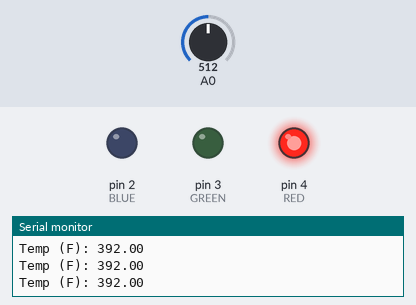
The sketch below on a simulated Arduino Uno, built with avr-gcc and run on an emulated ATmega328P. Parts: output pins drawn as LEDs (lit = HIGH), the last lines printed to the serial monitor. The inputs (shaded band) are chosen by the test bench; at power-on: A0 = 512.

Above: at 0.9 s.
1.3 s: A0 set to 173
4.3 s: A0 set to 146
At 4.53 s:
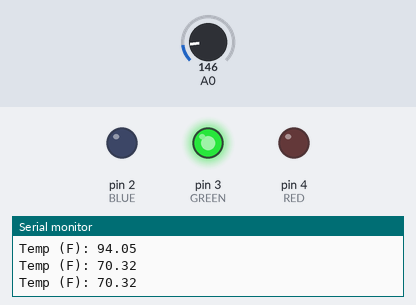
7.3 s: A0 set to 122
At 7.85 s:
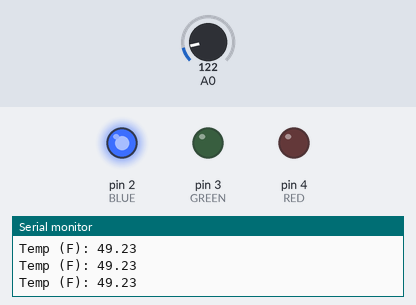
Timing chart, 0 to 10.3 s (numbered marks = the images above; inputs shaded):
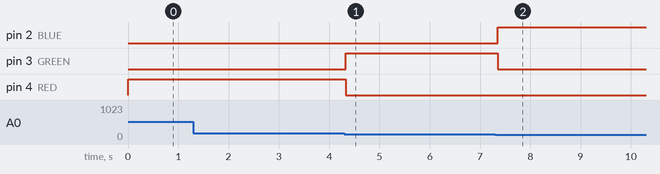

Measured:
- the behaviour switches between 158 and 157 on A0 (found by bisection; images 0 and 1)
- after the input at 4.3 s, pin 3 (GREEN): LOW → HIGH at once; pin 4 (RED): HIGH → LOW at once
- after the input at 7.3 s, pin 2 (BLUE): LOW → HIGH after 0.05 s; pin 3 (GREEN): HIGH → LOW after 0.05 s

The sketch:

sketch_oct06a.ino
```cpp
#define BLUE 2
#define GREEN 3
#define RED 4
#define THERM A0
#define BUZZER 11

void setup()
{
  Serial.begin(9600);
  pinMode(BLUE,OUTPUT);
  pinMode(GREEN,OUTPUT);
  pinMode(RED,OUTPUT);
  //pinMode(BUZZER,OUTPUT);
  //pinMode(THERM,INPUT);
}

void loop()
{
  Serial.print("Temp (F): ");
  double temp = voltsToFarhenheit(analogRead(0));
  Serial.println(temp);

  if(temp > 80.0)
  {
    digitalWrite(RED,HIGH);
    delay(100);
  }
  else if(temp > 60.0 && temp < 80.0)
  {
    digitalWrite(GREEN,HIGH);
    delay(100);
  }
  else if(temp < 60.0)
  {
    digitalWrite(BLUE,HIGH);
    delay(100);
  }
  digitalWrite(RED,LOW);
  digitalWrite(GREEN,LOW);
  digitalWrite(BLUE,LOW);

}

double voltsToCelsius(int sensor)
{
  double volts = (sensor*5000.0)/1024.0;
  volts = volts - 500.0;
  return (volts / 10.0);
}

double celsiusToFarhenheit(double c)
{
  return ( (c*1.8)+32 );
}

double farhenheitToCelsius(double f)
{
  return ( (f/1.8)-32 );
}

double voltsToFarhenheit(int v)
{
  return celsiusToFarhenheit(voltsToCelsius(v));
}
```
